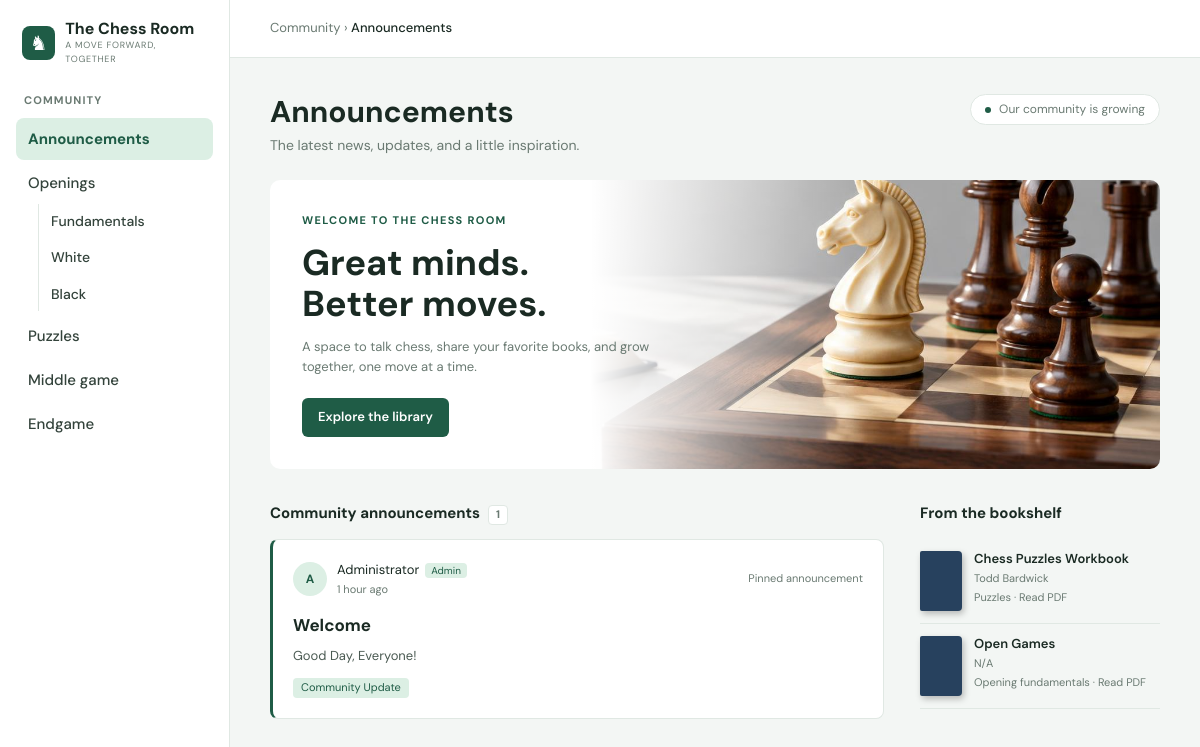
The app's page /pages/main_page.php with its own data.
### tables this page shows
CREATE TABLE `announcements` (
  `id` int(11) NOT NULL,
  `title` varchar(255) NOT NULL,
  `body` text NOT NULL,
  `tag` varchar(60) NOT NULL DEFAULT '',
  `pinned` tinyint(1) NOT NULL DEFAULT 0,
  `author_name` varchar(255) NOT NULL DEFAULT '',
  `created_by` int(11) DEFAULT NULL,
  `created_at` timestamp NOT NULL DEFAULT current_timestamp()
);

CREATE TABLE `books` (
  `id` int(11) NOT NULL,
  `category` varchar(50) NOT NULL,
  `section` varchar(100) NOT NULL DEFAULT 'General',
  `title` varchar(255) NOT NULL,
  `author` varchar(255) NOT NULL DEFAULT '',
  `level` varchar(100) NOT NULL DEFAULT '',
  `topic` varchar(255) NOT NULL DEFAULT '',
  `color` varchar(20) NOT NULL DEFAULT '#7a2e2e',
  `width` int(11) NOT NULL DEFAULT 52,
  `height` int(11) NOT NULL DEFAULT 184,
  `created_by` int(11) DEFAULT NULL,
  `created_at` timestamp NOT NULL DEFAULT current_timestamp(),
  `file` varchar(255) DEFAULT NULL,
  `original_name` varchar(255) NOT NULL DEFAULT ''
);

### backend/books_repo.php (called while the page is built, shortened)
<?php
function all_books(mysqli $conn): array
{
    $rows = [];
    $result = $conn->query(
        'SELECT id, category, title, author, color, file
         FROM books
         ORDER BY id DESC'
    );
    if ($result) {
        while ($row = $result->fetch_assoc()) {
            $rows[] = $row;
        }
    }
    return $rows;
}
function category_label(string $key): string
{
    $map = [
        'fundamentals' => 'Opening fundamentals',
        'white'        => 'Openings for White',
        'black'        => 'Openings for Black',
        'puzzles'      => 'Puzzles',
        'middle-game'  => 'Middle game',
        'endgame'      => 'Endgame',
    ];
    return $map[$key] ?? ucfirst(str_replace('-', ' ', $key));
}

### pages/main_page.php (the view, shortened to what this page needs)
<?php
require_once __DIR__ . '/../backend/announcements_repo.php';
require_once __DIR__ . '/../backend/books_repo.php';
$role = $_SESSION['role'] ?? 'guest';
$isAdmin = $role === 'admin';
$announcements = announcements_all($conn);
$shelfBooks = all_books($conn);
?>
<!doctype html>
<html lang="en">
<head>
    <link rel="stylesheet" href="../assets/css/shelf.css">
</head>
<body data-role="<?= htmlspecialchars($role) ?>" data-announcements-api="../backend/announcements.php">
    <div class="app">
        <nav class="side-nav" aria-label="Main">
            <a class="logo" href="main_page.php"><i>&#9822;</i>
            <span><b>The Chess Room</b><small>A move forward, together</small></span></a>
            <h4>Community</h4>
            <a class="nav" href="main_page.php" aria-current="page">Announcements</a>
            <div class="group">Openings</div>
            <div class="sub">
                <a class="nav" href="opening/fundamentals.php">Fundamentals</a>
                <a class="nav" href="opening/white.php">White</a>
                <a class="nav" href="opening/black.php">Black</a>
            </div>
            <a class="nav" href="puzzles.php">Puzzles</a>
            <a class="nav" href="middle-game.php">Middle game</a>
            <a class="nav" href="endgame.php">Endgame</a>
        </nav>
        <div class="main">
            <div class="crumbs">Community &rsaquo; <b>Announcements</b></div>
            <div class="content">
                <div class="heading">
                    <div>
                        <h1>Announcements</h1>
                        <p>The latest news, updates, and a little inspiration.</p>
                    </div>
                    <?php if ($isAdmin): ?>
                    <button class="btn add-book-btn" type="button" data-add-announcement>New announcement</button>
                    <?php else: ?>
                    <span class="pill">Our community is growing</span>
                    <?php endif; ?>
                </div>
                <section class="hero" aria-labelledby="hh">
                    <div class="hero-copy">
                        <div class="eyebrow">WELCOME TO THE CHESS ROOM</div>
                        <h2 id="hh">Great minds.<br>Better moves.</h2>
                        <p>A space to talk chess, share your favorite books, and grow together, one move at a time.</p>
                        <a class="btn" href="#bookshelf">Explore the library</a>
                    </div>
                </section>
                <div class="cols">
                    <section>
                        <h2>Community announcements<span class="n"><?= count($announcements) ?></span></h2>
                        <?php render_announcements($announcements, $isAdmin); ?>
                    </section>
                    <aside class="shelf-side" id="bookshelf">
                        <h2>From the bookshelf
                        </h2>
                        <?php if ($shelfBooks): ?>
                        <div class="shelf-list" data-shelf-list>
                            <?php foreach ($shelfBooks as $i => $b):
                                $hasFile = !empty($b['file']);
                                $fileUrl = $hasFile ? '../uploads/books/' . rawurlencode($b['file']) : '';
                                $title = htmlspecialchars($b['title'], ENT_QUOTES);
                            ?>
                            <button class="row<?= $i >= 4 ? ' shelf-extra' : '' ?><?= $hasFile ? '' : ' is-empty' ?>"
                                type="button"<?= $hasFile ? ' data-file="' . htmlspecialchars($fileUrl, ENT_QUOTES) . '" data-title="' . $title . '"' : ' disabled' ?>>
                                <span class="mini" style="background:<?= htmlspecialchars($b['color'], ENT_QUOTES) ?>"></span>
                                <span class="shelf-info">
                                    <span class="shelf-title"><?= htmlspecialchars($b['title']) ?></span>
                                    <span class="shelf-author"><?= htmlspecialchars($b['author']) ?></span>
                                    <span class="shelf-meta"><?= htmlspecialchars(category_label($b['category'])) ?> &middot; <?= $hasFile ? 'Read PDF' : 'No PDF yet' ?></span>
                                </span>
                            </button>
                            <?php endforeach; ?>
                        </div>
                        <?php else: ?>
                        <p class="shelf-empty">No books yet.</p>
                        <?php endif; ?>
                    </aside>
                </div>
            </div>
        </div>
    </div>
</body>
</html>

### backend/announcements_repo.php (shortened to what this page needs)
<?php
function announcements_all(mysqli $conn): array
{
    $rows = [];
    $res = $conn->query(
        'SELECT id, title, body, tag, pinned, author_name, UNIX_TIMESTAMP(created_at) AS ts
         FROM announcements
         ORDER BY pinned DESC, created_at DESC'
    );
    if ($res) {
        while ($row = $res->fetch_assoc()) {
            $rows[] = $row;
        }
    }
    return $rows;
}
function relative_time(int $ts): string
{
    $diff = time() - $ts;
    if ($diff < 86400) {
        $h = (int) floor($diff / 3600);
        return $h === 1 ? '1 hour ago' : $h . ' hours ago';
    }
    return date('M j, Y', (int) $ts);
}
function announce_initials(string $name): string
{
    $parts = preg_split('/\s+/', trim($name)) ?: [];
    $initials = '';
    foreach ($parts as $part) {
        if ($part !== '') {
            $initials .= strtoupper(substr($part, 0, 1));
        }
    }
    return $initials !== '' ? $initials : 'A';
}
function render_announcements(array $items, bool $isAdmin): void
{
    foreach ($items as $a) {
        $author = $a['author_name'] !== '' ? $a['author_name'] : 'Administrator';
        $tag    = trim($a['tag']);
        $pinned = !empty($a['pinned']);
        echo '<article class="post' . ($pinned ? ' is-pinned' : '') . '">';
        echo '<div class="who"><span class="av">' . htmlspecialchars(announce_initials($author)) . '</span>'
            . '<span>' . htmlspecialchars($author) . '<span class="badge">Admin</span>'
            . '<small>' . htmlspecialchars(relative_time((int) $a['ts'])) . '</small></span>'
            . ($pinned ? '<span class="pinned">Pinned announcement</span>' : '')
            . '</div>';
        echo '<h3>' . htmlspecialchars($a['title']) . '</h3>';
        echo '<p>' . nl2br(htmlspecialchars($a['body'])) . '</p>';
        if ($tag !== '') {
            echo '<span class="tag">' . htmlspecialchars($tag) . '</span>';
        }
        echo '</article>';
    }
}

### records on screen
announcements: author_name "A", author_name "Administrator", ts "1 hour ago", pinned "Pinned announcement", title "Welcome", body "Good Day, Everyone!", tag "Community Update"
books: title "Chess Puzzles Workbook", author "Todd Bardwick", category "Puzzles", shows "Read PDF"
books: title "Open Games", author "N/A", category "Opening fundamentals", shows "Read PDF"

### other values on screen
count($announcements) "1"
